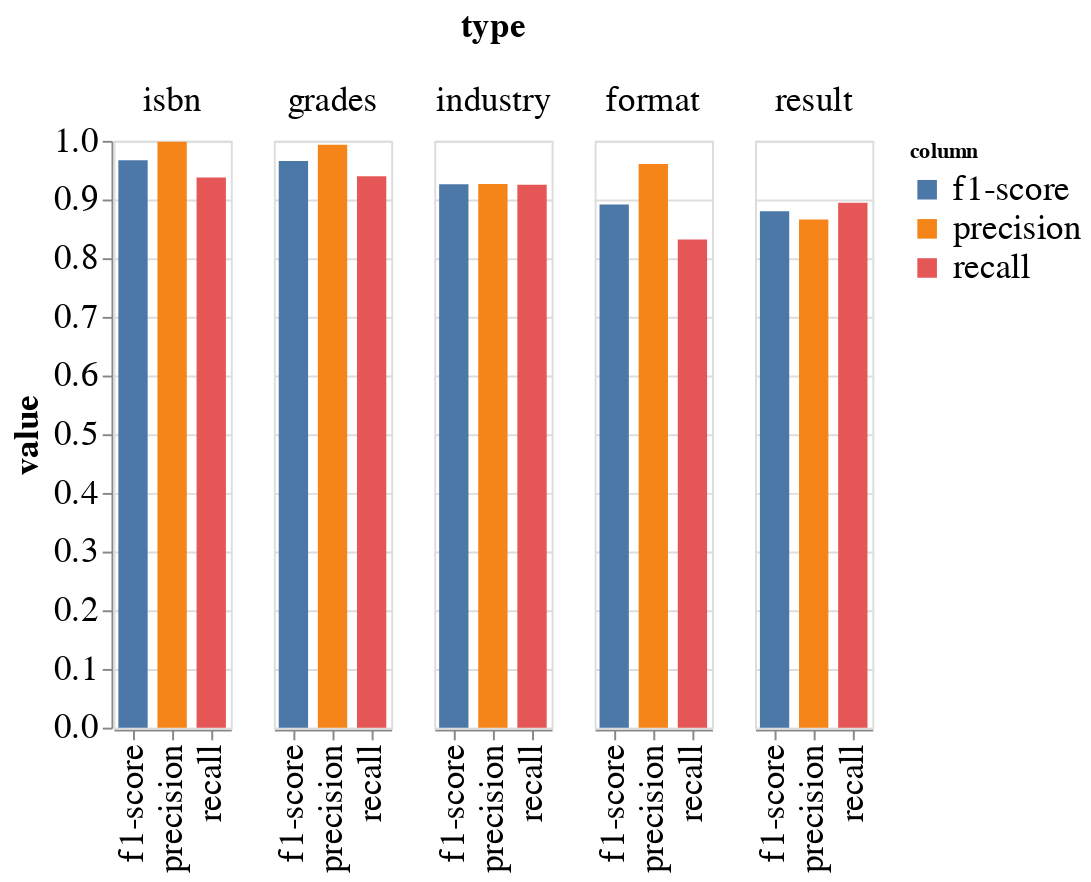

Source (notebook cell):
### Code cell
# altair chart representing the top 5 for both sato and sherlock
alt.Chart(sato_top_5_df.reset_index()).transform_fold(
        ['precision', 'recall', 'f1-score'],
      as_=['column', 'value']
    ).mark_bar(size=15).encode(
    column=alt.Column('type:O', sort=alt.EncodingSortField(
                field="f1-score",  
                order="descending")),
    x = alt.X('column:N',
              title = '',
              ),
    y=alt.Y('value:Q'),
    color='column:N'
).configure_axis(
    labelFontSize=18,
    titleFontSize=18
).configure_header(titleFontSize=18,labelFontSize=18).configure_legend(
    labelFontSize=18
)

### Figure 1 — Vega-Lite specification as saved in the notebook (floating-point values rounded to 4 significant figures)
{"config": {"view": {"continuousWidth": 400, "continuousHeight": 300}, "axis": {"labelFontSize": 18, "titleFontSize": 18}, "header": {"labelFontSize": 18, "titleFontSize": 18}, "legend": {"labelFontSize": 18}}, "data": {"name": "data-8453a69a21bf1e1e782c121988288d48"}, "mark": {"type": "bar", "size": 15}, "encoding": {"color": {"field": "column", "type": "nominal"}, "column": {"field": "type", "sort": {"field": "f1-score", "order": "descending"}, "type": "ordinal"}, "x": {"field": "column", "title": "", "type": "nominal"}, "y": {"field": "value", "type": "quantitative"}}, "transform": [{"fold": ["precision", "recall", "f1-score"], "as": ["column", "value"]}], "$schema": "https://vega.github.io/schema/vega-lite/v4.17.0.json", "datasets": {"data-8453a69a21bf1e1e782c121988288d48": [{"type": "isbn", "precision": 0.9985, "recall": 0.9375, "f1-score": 0.967, "support": 1440}, {"type": "grades", "precision": 0.9933, "recall": 0.9397, "f1-score": 0.9658, "support": 1741}, {"type": "industry", "precision": 0.9265, "recall": 0.9253, "f1-score": 0.9259, "support": 3078}, {"type": "format", "precision": 0.9605, "recall": 0.8318, "f1-score": 0.8915, "support": 2949}, {"type": "result", "precision": 0.8661, "recall": 0.8947, "f1-score": 0.8802, "support": 3066}]}}
